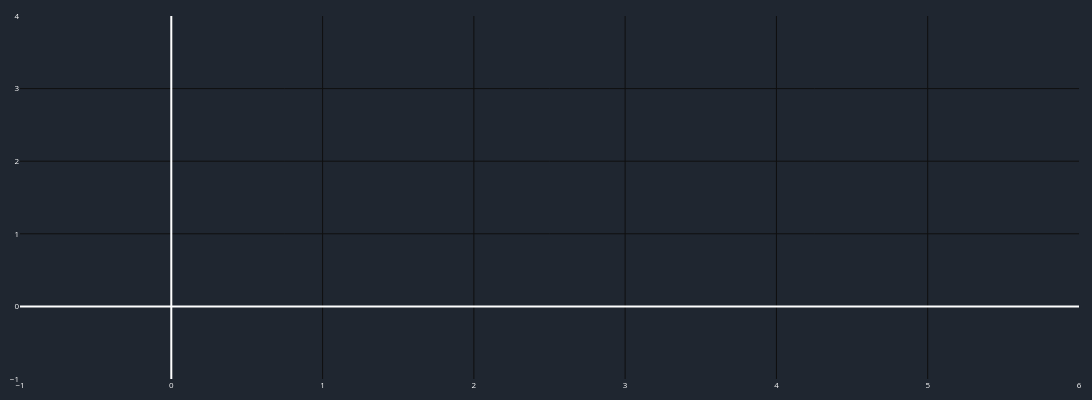

Write notebook code for a chart like this one.
### Code cell
cp = CandlePlot(df_gains, candles=False)
cp.show_plot(line_traces=['GAIN_C'])

### Figure 1 — Plotly figure (JSON) as saved in the notebook; plotly's stock layout.template omitted (floating-point values rounded to 4 significant figures)
{"data": [{"line": {"shape": "spline", "width": 2}, "name": "GAIN_C", "type": "scatter", "x": [], "y": []}], "layout": {"font": {"color": "white", "size": 8}, "height": 400, "margin": {"b": 10, "l": 10, "r": 10, "t": 10}, "paper_bgcolor": "#1f2630", "plot_bgcolor": "#1f2630", "width": 1500, "xaxis": {"gridcolor": "rgb(15,15,15)", "nticks": 10, "rangeslider": {"visible": false}}, "yaxis": {"gridcolor": "rgb(15,15,15)"}}}
